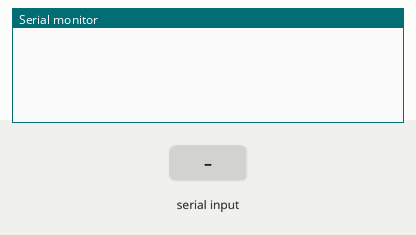
Simulated run of this sketch. Board: Arduino Uno, built with avr-gcc and run on an emulated ATmega328P. On the bench: the last lines printed to the serial monitor. The test bench sets the inputs (shaded band).

Above: at 1.2 s.
1.3 s: "1" received over Serial
At 3.5 s:
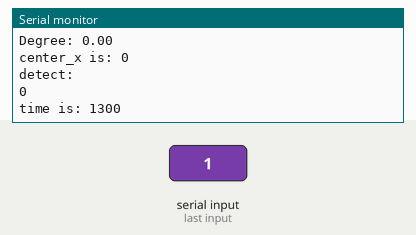
3.8 s: "0" received over Serial
At 5.2 s:
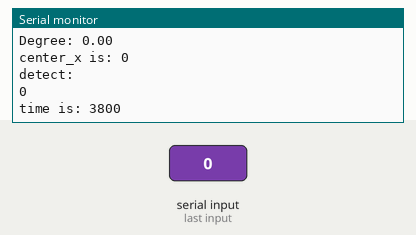
5.3 s: "2" received over Serial
At 6.9 s:
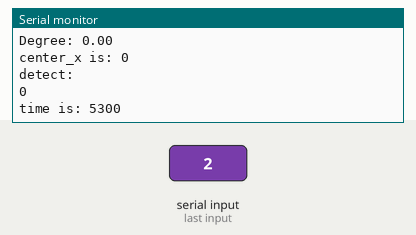

Measured:
- after the input at 1.3 s, the serial monitor: prints a new line after 1.0 s (image 1)
- after the input at 3.8 s, the serial monitor: prints a new line after 1.1 s (image 2)
- after the input at 5.3 s, the serial monitor: prints a new line after 1.1 s (image 3)

The sketch:

degreeAndDistance.ino
```cpp
#include <ArduinoJson.h>

void setup() {
  Serial.begin(9600);
}

void loop() {
  // 파이썬에서 전송한 JSON 데이터 읽기
  unsigned long currentMillis = millis();
  if (Serial.available()) {
    // 파이썬으로부터 전송된 JSON 데이터를 저장할 버퍼
    JsonDocument doc;

    // 시리얼 버퍼에서 JSON 데이터 읽기
    DeserializationError error = deserializeJson(doc, Serial);

    // JSON 파싱 성공 여부 확인
    if (error) {
      Serial.print("JSON 파싱 에러: ");
      Serial.println(error.c_str());
      return;
    }

    // JSON 데이터에서 distance와 degree 값 읽기
    float distance = doc["distance"];
    float degree = doc["degree"];
    boolean detect = doc["detect"];
    int center_x = doc["center_x"];
    // 읽은 값 출력
    Serial.print("Distance: ");
    Serial.println(distance);
    Serial.print("Degree: ");
    Serial.println(degree);
    Serial.print("center_x is: ");
    Serial.println(center_x);
    Serial.println("detect: ");
    Serial.println(detect);
    Serial.print("time is: ");
    Serial.println(currentMillis);
  }
}
```
